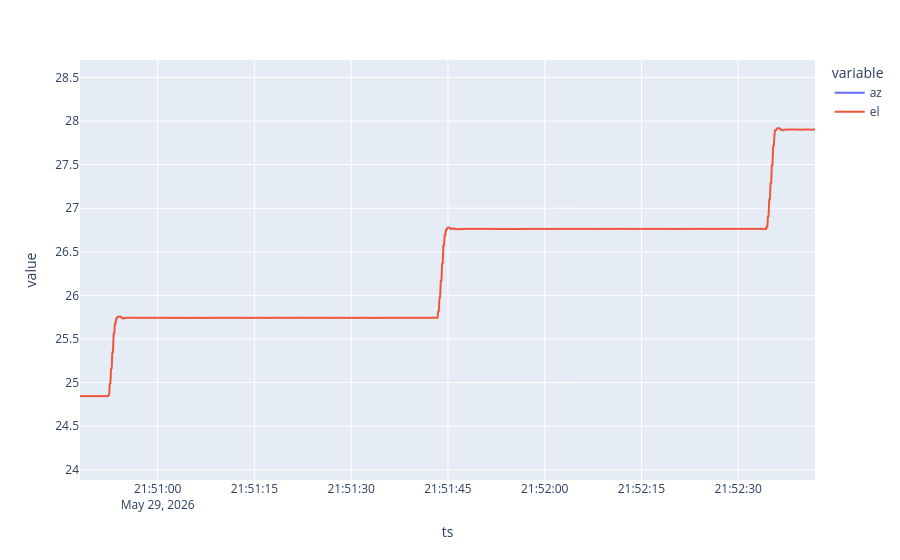

The cell this chart's notebook holds for it:
### Code cell
with h5py.File('neu.h5', 'r') as f:
    df = pd.DataFrame({'ts': f['timestamp'][:], 'az': f['az'][:], 'el': f['el'][:]})
df.index = pd.to_datetime(df.ts, unit='ms', utc=True)
df.drop(columns=['ts'], inplace=True)
df.plot()

### Figure 1 — Plotly figure (JSON) as saved in the notebook; plotly's stock layout.template omitted (floating-point values rounded to 4 significant figures; data arrays with more than 128 entries replaced by an {"elided": "..."} marker saying what was removed)
{"data": [{"hovertemplate": "variable=az<br>ts=%{x}<br>value=%{y}<extra></extra>", "legendgroup": "az", "line": {"color": "#636efa", "dash": "solid"}, "marker": {"symbol": "circle"}, "mode": "lines", "name": "az", "showlegend": true, "type": "scattergl", "x": {"elided": "10178 str values"}, "xaxis": "x", "y": {"elided": "10178 float values"}, "yaxis": "y"}, {"hovertemplate": "variable=el<br>ts=%{x}<br>value=%{y}<extra></extra>", "legendgroup": "el", "line": {"color": "#EF553B", "dash": "solid"}, "marker": {"symbol": "circle"}, "mode": "lines", "name": "el", "showlegend": true, "type": "scattergl", "x": {"elided": "10178 str values"}, "xaxis": "x", "y": {"elided": "10178 float values"}, "yaxis": "y"}], "layout": {"autosize": true, "legend": {"title": {"text": "variable"}, "tracegroupgap": 0}, "margin": {"t": 60}, "xaxis": {"anchor": "y", "autorange": false, "domain": [0, 1], "range": ["2026-05-29 21:50:47.9532", "2026-05-29 21:52:41.9054"], "title": {"text": "ts"}, "type": "date"}, "yaxis": {"anchor": "x", "autorange": false, "domain": [0, 1], "range": [23.88, 28.7], "title": {"text": "value"}, "type": "linear"}}}
